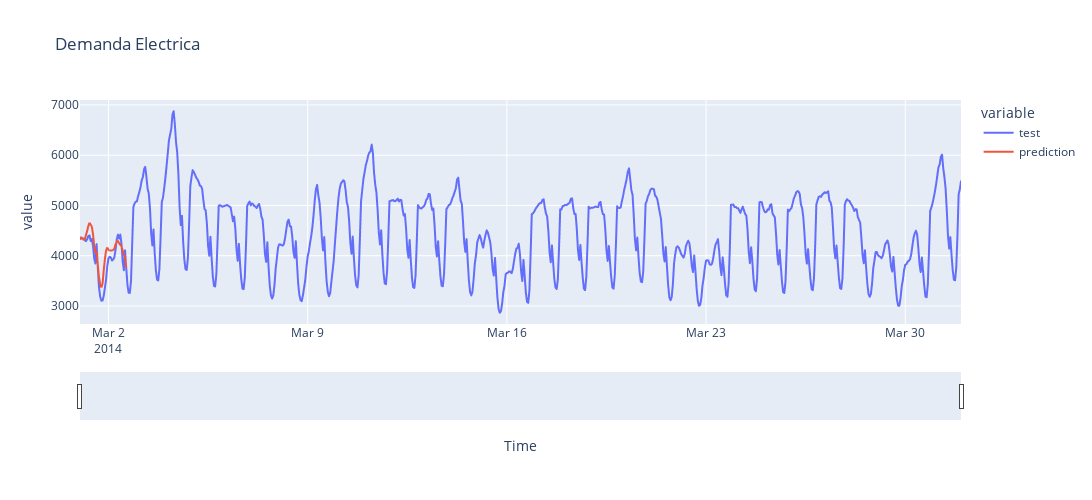

Notebook cell for this chart:
### Code cell
# Interactive plot of predictions
datos_plot = pd.DataFrame({
                'test':datos_test['Demand'],
                'prediction':predicciones,

})
datos_plot.index.name= 'Time'

fig = px.line(
    data_frame = datos_plot.reset_index(),
    x = 'Time',
    y = datos_plot.columns,
    title = 'Demanda Electrica',
    width = 1200,
    height = 500
)

fig.update_xaxes(rangeslider_visible=True)
fig.show()

### Figure 1 — Plotly figure (JSON) as saved in the notebook; plotly's stock layout.template omitted (floating-point values rounded to 4 significant figures; data arrays with more than 128 entries replaced by an {"elided": "..."} marker saying what was removed)
{"data": [{"hovertemplate": "variable=test<br>Time=%{x}<br>value=%{y}<extra></extra>", "legendgroup": "test", "line": {"color": "#636efa", "dash": "solid"}, "marker": {"symbol": "circle"}, "mode": "lines", "name": "test", "showlegend": true, "type": "scattergl", "x": {"elided": "744 str values"}, "xaxis": "x", "y": {"elided": "744 float values"}, "yaxis": "y"}, {"hovertemplate": "variable=prediction<br>Time=%{x}<br>value=%{y}<extra></extra>", "legendgroup": "prediction", "line": {"color": "#EF553B", "dash": "solid"}, "marker": {"symbol": "circle"}, "mode": "lines", "name": "prediction", "showlegend": true, "type": "scattergl", "x": {"elided": "744 str values"}, "xaxis": "x", "y": {"elided": "744 float values"}, "yaxis": "y"}], "layout": {"height": 500, "legend": {"title": {"text": "variable"}, "tracegroupgap": 0}, "title": {"text": "Demanda Electrica"}, "width": 1200, "xaxis": {"anchor": "y", "domain": [0, 1], "rangeslider": {"visible": true}, "title": {"text": "Time"}}, "yaxis": {"anchor": "x", "domain": [0, 1], "title": {"text": "value"}}}}
